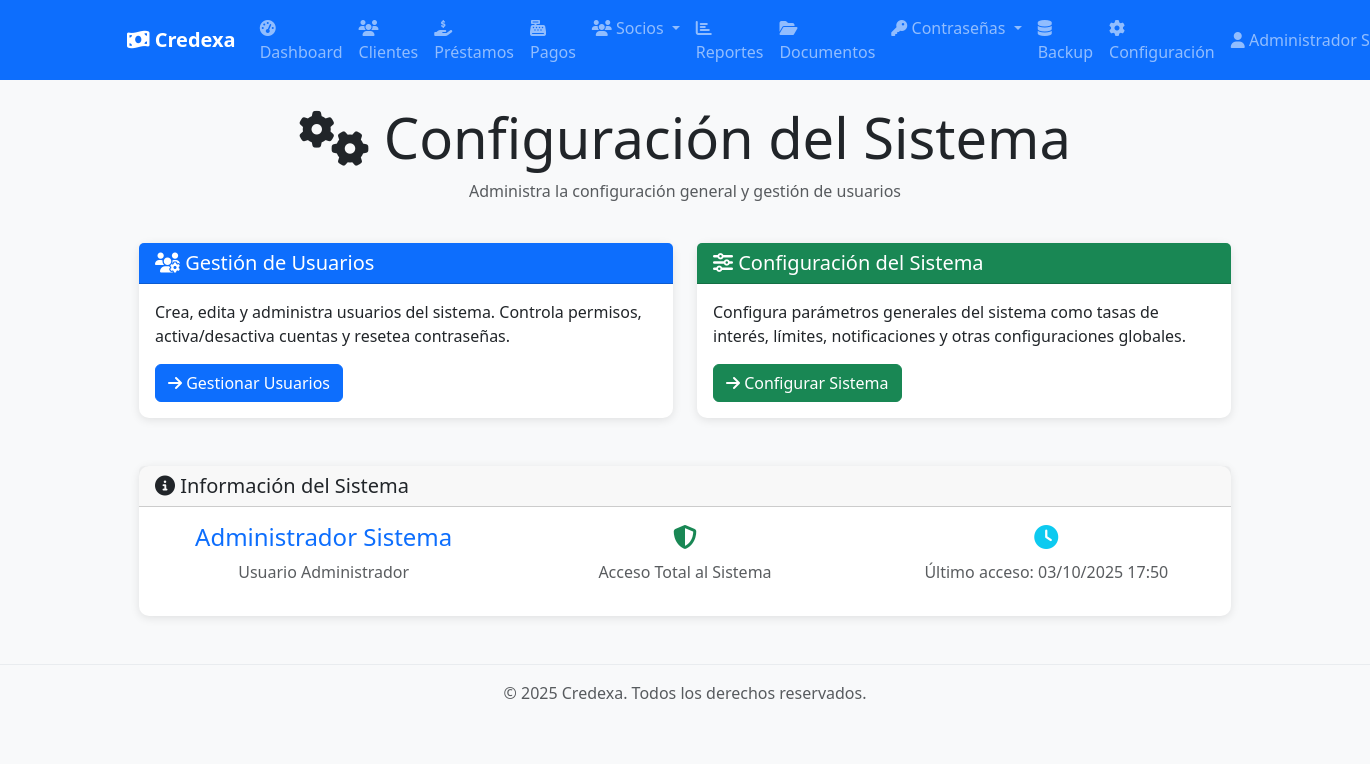
Page /configuracion (signed in) on the committed database.
### app/models/user.py (models this page shows, shortened)
class Usuario(Base):
    __tablename__ = "usuarios"
    id = Column(Integer, primary_key=True, index=True)
    nombre_completo = Column(String, nullable=False)
    username = Column(String, unique=True, index=True, nullable=False)
    email = Column(String, unique=True, index=True, nullable=False)
    hashed_password = Column(String, nullable=False)
    rol_id = Column(Integer, ForeignKey("roles.id"), nullable=False)
    activo = Column(Boolean, default=True, nullable=False)
    ultimo_login = Column(DateTime(timezone=True), nullable=True)
    creado_en = Column(DateTime(timezone=True), server_default=func.now())
    actualizado_en = Column(DateTime(timezone=True), onupdate=func.now())
    rol = relationship("Rol", back_populates="usuarios")
    pagos_socio = relationship("PagoSocio", back_populates="usuario", cascade="all, delete-orphan")
    documentos_subidos = relationship("Documento", back_populates="usuario_subio")
    carpetas_creadas = relationship("Carpeta", back_populates="usuario_creador")
    solicitudes_password = relationship("SolicitudPassword", back_populates="usuario", cascade="all, delete-orphan", foreign_keys="SolicitudPassword.usuario_id")
    solicitudes_respondidas = relationship("SolicitudPassword", back_populates="administrador", foreign_keys="SolicitudPassword.respondido_por")

### main.py (the view)
@app.get("/configuracion", response_class=HTMLResponse)
async def configuracion_index(
    request: Request,
    current_user: Usuario = Depends(get_current_admin_user)
):
    return templates.TemplateResponse("configuracion/index.html", {
        "request": request,
        "title": "Configuración del Sistema",
        "user": current_user
    })

### app/templates/configuracion/index.html (shortened to what this page needs)
{% extends "base.html" %}
{% block content %}
<div class="container mt-4">
    <div class="row mb-4">
        <div class="col-12">
            <h1 class="display-4 text-center">
                <i class="fas fa-cogs"></i> Configuración del Sistema
            </h1>
            <p class="text-center text-muted">Administra la configuración general y gestión de usuarios</p>
        </div>
    </div>
    <div class="row">
        <div class="col-md-6 mb-4">
            <div class="card h-100 border-primary">
                <div class="card-header bg-primary text-white">
                    <h5 class="mb-0">
                        <i class="fas fa-users-cog"></i>
                        Gestión de Usuarios
                    </h5>
                </div>
                <div class="card-body d-flex flex-column">
                    <p class="card-text">
                        Crea, edita y administra usuarios del sistema. Controla permisos,
                        activa/desactiva cuentas y resetea contraseñas.
                    </p>
                    <div class="mt-auto">
                        <a href="/configuracion/usuarios" class="btn btn-primary">
                            <i class="fas fa-arrow-right"></i>
                            Gestionar Usuarios
                        </a>
                    </div>
                </div>
            </div>
        </div>
        <div class="col-md-6 mb-4">
            <div class="card h-100 border-success">
                <div class="card-header bg-success text-white">
                    <h5 class="mb-0">
                        <i class="fas fa-sliders-h"></i>
                        Configuración del Sistema
                    </h5>
                </div>
                <div class="card-body d-flex flex-column">
                    <p class="card-text">
                        Configura parámetros generales del sistema como tasas de interés,
                        límites, notificaciones y otras configuraciones globales.
                    </p>
                    <div class="mt-auto">
                        <a href="/configuracion/sistema" class="btn btn-success">
                            <i class="fas fa-arrow-right"></i>
                            Configurar Sistema
                        </a>
                    </div>
                </div>
            </div>
        </div>
    </div>
    <div class="row mt-4">
        <div class="col-12">
            <div class="card">
                <div class="card-header">
                    <h5 class="mb-0">
                        <i class="fas fa-info-circle"></i>
                        Información del Sistema
                    </h5>
                </div>
                <div class="card-body">
                    <div class="row">
                        <div class="col-md-4">
                            <div class="text-center">
                                <h4 class="text-primary">{{ user.nombre_completo }}</h4>
                                <p class="text-muted">Usuario Administrador</p>
                            </div>
                        </div>
                        <div class="col-md-4">
                            <div class="text-center">
                                <h4 class="text-success">
                                    <i class="fas fa-shield-alt"></i>
                                </h4>
                                <p class="text-muted">Acceso Total al Sistema</p>
                            </div>
                        </div>
                        <div class="col-md-4">
                            <div class="text-center">
                                <h4 class="text-info">
                                    <i class="fas fa-clock"></i>
                                </h4>
                                <p class="text-muted">Último acceso: {{ user.ultimo_login | fecha_colombia if user.ultimo_login else 'Nunca' }}</p>
                            </div>
                        </div>
                    </div>
                </div>
            </div>
        </div>
    </div>
</div>
{% endblock %}

### app/templates/base.html (shortened to what this page needs)
<!DOCTYPE html>
<html lang="es">
<head>
    <link href="https://cdn.jsdelivr.net/npm/bootstrap@5.3.0/dist/css/bootstrap.min.css" rel="stylesheet">
    <link rel="stylesheet" href="https://cdnjs.cloudflare.com/ajax/libs/font-awesome/6.4.0/css/all.min.css">
    <link href="/static/css/style.css" rel="stylesheet">
</head>
<body>
    <nav class="navbar navbar-expand-lg navbar-dark bg-primary">
        <div class="container">
            <a class="navbar-brand" href="/">
                <i class="fas fa-money-bill-wave"></i>
                Credexa
            </a>
            {% if user %}
            <div class="collapse navbar-collapse" id="navbarNav">
                <ul class="navbar-nav me-auto">
                    <li class="nav-item">
                        <a class="nav-link" href="/dashboard">
                            <i class="fas fa-tachometer-alt"></i> Dashboard
                        </a>
                    </li>
                    <li class="nav-item">
                        <a class="nav-link" href="/clientes">
                            <i class="fas fa-users"></i> Clientes
                        </a>
                    </li>
                    <li class="nav-item">
                        <a class="nav-link" href="/prestamos">
                            <i class="fas fa-hand-holding-usd"></i> Préstamos
                        </a>
                    </li>
                    <li class="nav-item">
                        <a class="nav-link" href="/pagos">
                            <i class="fas fa-cash-register"></i> Pagos
                        </a>
                    </li>
                    <li class="nav-item dropdown">
                        <a class="nav-link dropdown-toggle" href="#" id="sociosDropdown" role="button" data-bs-toggle="dropdown">
                            <i class="fas fa-users"></i> Socios
                        </a>
                    </li>
                    <li class="nav-item">
                        <a class="nav-link" href="/reportes">
                            <i class="fas fa-chart-bar"></i> Reportes
                        </a>
                    </li>
                    <li class="nav-item">
                        <a class="nav-link" href="/documentos">
                            <i class="fas fa-folder-open"></i> Documentos
                        </a>
                    </li>
                    <li class="nav-item dropdown">
                        <a class="nav-link dropdown-toggle" href="#" id="passwordDropdown" role="button" data-bs-toggle="dropdown">
                            <i class="fas fa-key"></i> Contraseñas
                        </a>
                    </li>
                    {% if user.is_admin %}
                    <li class="nav-item">
                        <a class="nav-link" href="/backup">
                            <i class="fas fa-database"></i> Backup
                        </a>
                    </li>
                    <li class="nav-item">
                        <a class="nav-link" href="/configuracion">
                            <i class="fas fa-cog"></i> Configuración
                        </a>
                    </li>
                    {% endif %}
                </ul>
                <ul class="navbar-nav">
                    <li class="nav-item dropdown">
                        <a class="nav-link dropdown-toggle" href="#" id="userDropdown" role="button" data-bs-toggle="dropdown">
                            <i class="fas fa-user"></i> {{ user.nombre_completo }}
                        </a>
                    </li>
                </ul>
            </div>
            {% endif %}
        </div>
    </nav>
    <main class="{% block main_class %}container mt-4{% endblock %}">
        {% block content %}{% endblock %}
    </main>
    <footer class="bg-light text-center text-muted py-3 mt-5">
        <div class="container">
            <p>&copy; 2025 Credexa. Todos los derechos reservados.</p>
        </div>
    </footer>
</body>
</html>

### app/static/css/style.css (style rules this page uses)
:root { --primary-color: #0d6efd; --success-color: #198754; --warning-color: #ffc107; --danger-color: #dc3545; --info-color: #0dcaf0; --light-bg: #f8f9fa; --dark-text: #212529; }
body { font-family: 'Segoe UI', Tahoma, Geneva, Verdana, sans-serif; background-color: #f8f9fa; }
.navbar-brand { font-weight: bold; }
.card { border: none; border-radius: 10px; box-shadow: 0 2px 10px rgba(0, 0, 0, 0.1); transition: transform 0.2s ease-in-out, box-shadow 0.2s ease-in-out; }
.btn { border-radius: 6px; font-weight: 500; transition: all 0.2s ease-in-out; }
.nav-link { font-weight: 500; transition: color 0.2s ease; }
footer { margin-top: auto; border-top: 1px solid #e9ecef; }

### rows in the picture
Usuario: nombre_completo "Administrador…", nombre_completo "Administrador Sistema", ultimo_login|fecha_colombia "03/10/2025 17:50"
